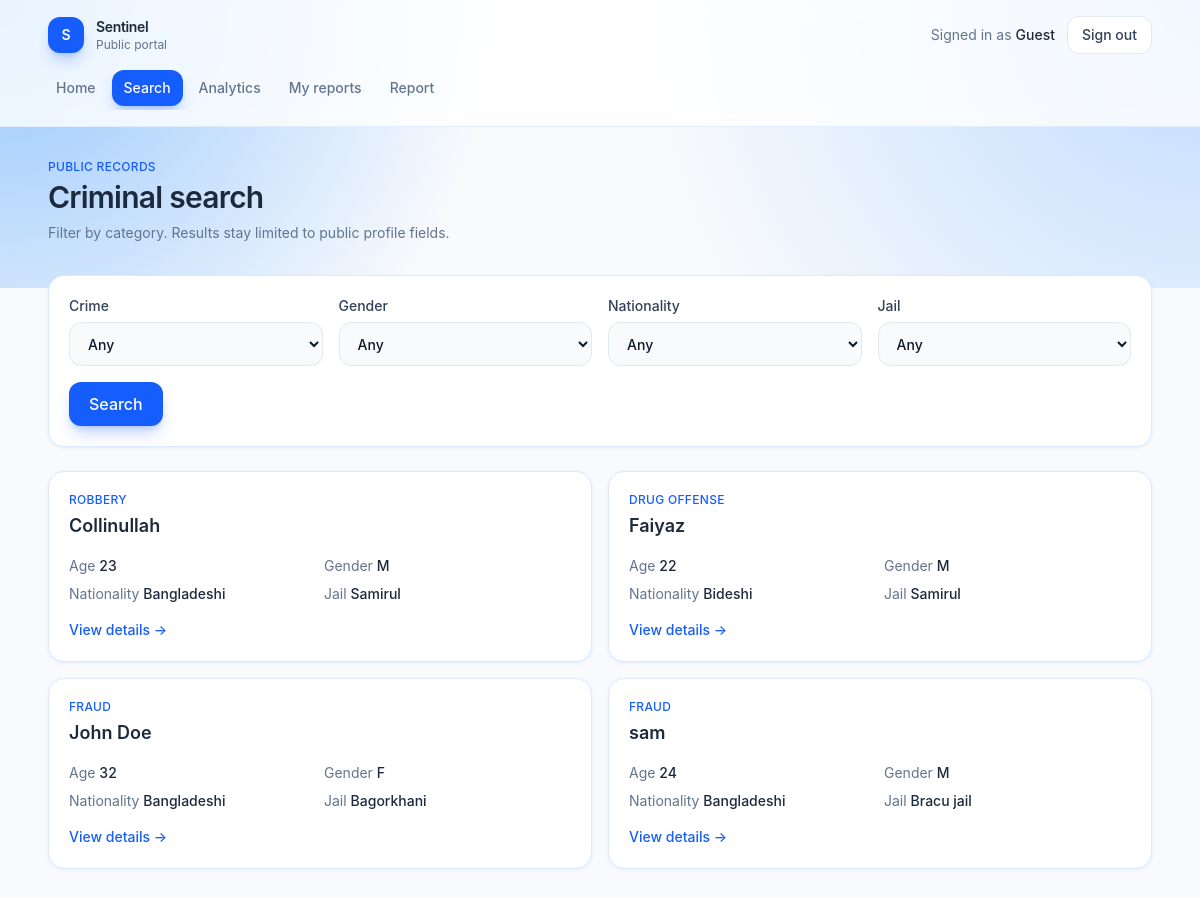
The page /search (signed in) on the database its author committed.
### tables this page shows
CREATE TABLE Criminal (
    CID INTEGER PRIMARY KEY,
    Name TEXT NOT NULL,
    Age INTEGER,
    Crime TEXT,
    Height REAL,
    Gender TEXT,
    Nationality TEXT,
    JID INTEGER,
    time_sentenced TEXT,
    FOREIGN KEY (JID) REFERENCES Jail(JID)
);

CREATE TABLE Jail (
    JID INTEGER PRIMARY KEY,
    Name TEXT NOT NULL,
    Location TEXT,
    Capacity INTEGER
);

### app.py (the view)
@app.route("/search" , methods=["GET"])
def search_criminals():
    if not check_login():
                return redirect("/login")
    db = get_db()
    crimes = db.execute("SELECT DISTINCT Crime FROM CRIMINAL").fetchall()
    genders = db.execute("SELECT DISTINCT Gender FROM CRIMINAL").fetchall()
    nationalities = db.execute("SELECT DISTINCT Nationality FROM CRIMINAL").fetchall()
    jail = db.execute("SELECT * FROM JAIL").fetchall()
    crime = request.args.get("crime") or ""
    gender = request.args.get("gender") or ""
    nationality = request.args.get("nationality") or ""
    jail_id = request.args.get("jail_id") or ""
    query = "SELECT c.*, j.Name as jail_name FROM CRIMINAL c LEFT JOIN JAIL j ON c.JID = j.JID where 1=1"
    params = []
    if crime:
        query += " AND c.Crime = ?"
        params.append(crime)
    if gender:
        query += " AND c.Gender = ?"
        params.append(gender)
    if nationality:
        query += " AND c.Nationality = ?"
        params.append(nationality)
    if jail_id:
        query += " AND c.JID = ?"
        params.append(jail_id)
    criminals = db.execute(query, params).fetchall()
    filters = {
            "crime": crimes,
            "gender": genders,
            "nationality": nationalities,
            "jail_id": jail_id
        }
    return render_template("search.html", results=criminals, jails=jail, crimes=crimes, genders=genders, nationalities=nationalities, filters=filters)

### app.py (called while the page is built)
def get_db():
    if "db" not in g:
        g.db = sqlite3.connect(app.config["DATABASE"])
        g.db.row_factory = sqlite3.Row
    return g.db

def check_login():
    if session.get("loggedin_UID") is None:
        return False
    return True

### templates/search.html (shortened to what this page needs)
{% extends "app.html" %}
{% set filters = filters if filters is defined else {"crime": "", "gender": "", "nationality": "", "jail_id": ""} %}
{% set crimes = crimes if crimes is defined else ["Theft", "Fraud", "Assault", "Robbery", "Drug offense", "Other"] %}
{% set nationalities = nationalities if nationalities is defined else ["Bangladeshi", "Other"] %}
{% set jails = jails if jails is defined else [{"JID": 1, "Name": "Dhaka Central Jail"}, {"JID": 2, "Name": "Kashimpur Central Jail"}] %}
{% set results = results if results is defined else [
    {"CID": 101, "Name": "Karim Uddin", "Age": 31, "Crime": "Theft", "Gender": "M", "Nationality": "Bangladeshi", "jail_name": "Dhaka Central Jail"},
    {"CID": 103, "Name": "Faruk Hossain", "Age": 42, "Crime": "Robbery", "Gender": "M", "Nationality": "Bangladeshi", "jail_name": "Dhaka Central Jail"},
] %}
{% block page %}
<div class="mb-8">
    <p class="text-xs font-medium uppercase tracking-wide text-blue-600">Public records</p>
    <h1 class="mt-1 text-3xl font-semibold tracking-tight text-slate-800">Criminal search</h1>
    <p class="mt-2 text-sm text-slate-500">Filter by category. Results stay limited to public profile fields.</p>
</div>
<article class="rounded-2xl border border-blue-100 bg-white p-5 shadow-sm shadow-blue-100/50">
    <form action="{{ url_for('search_criminals') }}" method="get" class="grid gap-4 sm:grid-cols-2 lg:grid-cols-4">
        <label class="flex flex-col gap-1.5 text-sm font-medium text-slate-700">
            Crime
            <select name="crime" class="h-11 rounded-xl border border-slate-200 bg-slate-50 px-3.5 outline-none focus:border-blue-500 focus:bg-white focus:ring-4 focus:ring-blue-100">
                <option value="">Any</option>
            </select>
        </label>
        <label class="flex flex-col gap-1.5 text-sm font-medium text-slate-700">
            Gender
            <select name="gender" class="h-11 rounded-xl border border-slate-200 bg-slate-50 px-3.5 outline-none focus:border-blue-500 focus:bg-white focus:ring-4 focus:ring-blue-100">
                <option value="">Any</option>
            </select>
        </label>
        <label class="flex flex-col gap-1.5 text-sm font-medium text-slate-700">
            Nationality
            <select name="nationality" class="h-11 rounded-xl border border-slate-200 bg-slate-50 px-3.5 outline-none focus:border-blue-500 focus:bg-white focus:ring-4 focus:ring-blue-100">
                <option value="">Any</option>
            </select>
        </label>
        <label class="flex flex-col gap-1.5 text-sm font-medium text-slate-700">
            Jail
            <select name="jail_id" class="h-11 rounded-xl border border-slate-200 bg-slate-50 px-3.5 outline-none focus:border-blue-500 focus:bg-white focus:ring-4 focus:ring-blue-100">
                <option value="">Any</option>
            </select>
        </label>
        <div class="sm:col-span-2 lg:col-span-4">
            <button type="submit" class="h-11 rounded-xl bg-blue-600 px-5 font-medium text-white shadow-lg shadow-blue-600/25 transition hover:bg-blue-700">Search</button>
        </div>
    </form>
</article>
<section class="mt-6 grid gap-4 sm:grid-cols-2">
    {% if results %}
        {% for person in results %}
        <article class="rounded-2xl border border-blue-100 bg-white p-5 shadow-sm shadow-blue-100/50">
            <p class="text-xs font-medium uppercase tracking-wide text-blue-600">{{ person.Crime or "Unspecified" }}</p>
            <h2 class="mt-1 text-lg font-semibold text-slate-800">{{ person.Name }}</h2>
            <dl class="mt-4 grid grid-cols-2 gap-2 text-sm text-slate-500">
                <div>Age <span class="font-medium text-slate-800">{{ person.Age or "—" }}</span></div>
                <div>Gender <span class="font-medium text-slate-800">{{ person.Gender or "—" }}</span></div>
                <div>Nationality <span class="font-medium text-slate-800">{{ person.Nationality or "—" }}</span></div>
                <div>Jail <span class="font-medium text-slate-800">{{ person.jail_name or "—" }}</span></div>
            </dl>
            <a href="{{ url_for('criminal_detail', cid=person.CID) }}" class="mt-4 inline-flex text-sm font-medium text-blue-600 hover:text-blue-700">View details →</a>
        </article>
        {% endfor %}
    {% else %}
    <article class="rounded-2xl border border-blue-100 bg-white px-5 py-10 text-center text-sm text-slate-500 sm:col-span-2">
        No matching public records.
    </article>
    {% endif %}
</section>
{% endblock %}

### templates/app.html (shortened to what this page needs)
{% extends "layout.html" %}
{% set role = role|default(user.role if user is defined and user else session.get("role", "user")) %}
{% set user_name = user.name if user is defined and user else user_name|default(session.get("name", "Guest")) %}
{% set path = request.path %}
{% block content %}
<div class="min-h-screen bg-slate-50">
    <div class="pointer-events-none absolute inset-x-0 top-0 h-72 bg-[radial-gradient(circle_at_top_left,_#93c5fd_0%,_transparent_40%),radial-gradient(circle_at_top_right,_#bfdbfe_0%,_transparent_45%)]"></div>
    <header class="relative border-b border-blue-100/80 bg-white/80 backdrop-blur">
        <div class="mx-auto flex max-w-6xl flex-col gap-4 px-4 py-4 sm:px-6">
            <div class="flex items-center justify-between">
                <a href="{{ url_for('dashboard') }}" class="flex items-center gap-3">
                    <span class="flex h-9 w-9 items-center justify-center rounded-xl bg-blue-600 text-sm font-semibold text-white shadow-lg shadow-blue-600/25">S</span>
                    <div>
                        <p class="text-sm font-semibold tracking-tight text-slate-800">Sentinel</p>
                        <p class="text-xs text-slate-500">{{ "Police desk" if role == "police" else "Public portal" }}</p>
                    </div>
                </a>
                <div class="flex items-center gap-3">
                    <p class="hidden text-sm text-slate-500 sm:block">Signed in as <span class="font-medium text-slate-800">{{ user_name }}</span></p>
                    <a href="{{ url_for('logout') }}" class="rounded-xl border border-slate-200 bg-white px-3.5 py-2 text-sm font-medium text-slate-700 transition hover:border-blue-200 hover:bg-blue-50 hover:text-blue-700">
                        Sign out
                    </a>
                </div>
            </div>
            <nav class="-mx-1 flex gap-1 overflow-x-auto pb-1 text-sm font-medium">
                {% macro nav_link(href, label, active) %}
                <a
                    href="{{ href }}"
                    class="whitespace-nowrap rounded-xl px-3 py-2 transition {% if active %}bg-blue-600 text-white shadow-lg shadow-blue-600/25{% else %}text-slate-500 hover:bg-blue-50 hover:text-blue-700{% endif %}"
                >{{ label }}</a>
                {% endmacro %}
                {% if role == "police" %}
                    {{ nav_link(url_for("dashboard"), "Dashboard", path == "/dashboard") }}
                    {{ nav_link(url_for("criminals"), "Criminals", path.startswith("/criminals")) }}
                    {{ nav_link(url_for("jails"), "Jails", path.startswith("/jails")) }}
                    {{ nav_link(url_for("officers"), "Officers", path.startswith("/officers")) }}
                    {{ nav_link(url_for("analytics"), "Analytics", path.startswith("/analytics")) }}
                    {{ nav_link(url_for("incidents"), "Cases", path.startswith("/incidents")) }}
                    {{ nav_link(url_for("report_incident"), "Report", path.startswith("/report")) }}
                {% else %}
                    {{ nav_link(url_for("dashboard"), "Home", path == "/dashboard") }}
                    {{ nav_link(url_for("search_criminals"), "Search", path.startswith("/search")) }}
                    {{ nav_link(url_for("analytics"), "Analytics", path.startswith("/analytics")) }}
                    {{ nav_link(url_for("victim_cases"), "My reports", path.startswith("/my-cases")) }}
                    {{ nav_link(url_for("report_incident"), "Report", path.startswith("/report")) }}
                {% endif %}
            </nav>
        </div>
    </header>
    <main class="relative mx-auto max-w-6xl px-4 py-8 sm:px-6">
        {% block page %}{% endblock %}
    </main>
</div>
{% endblock %}

### templates/layout.html (shortened to what this page needs)
<!DOCTYPE html>
<html lang="en">
<head>
    <link rel="stylesheet" href="{{ url_for('static', filename='output.css') }}">
</head>
<body class="min-h-screen bg-slate-50 text-slate-800 antialiased">
    {% block content %}{% endblock %}
</body>
</html>

### rows shown on the page
Criminal: Crime "ROBBERY", Name "Collinullah", Age "23", Gender "M", Nationality "Bangladeshi", Name "Samirul"
Criminal: Crime "DRUG OFFENSE", Name "Faiyaz", Age "22", Gender "M", Nationality "Bideshi", Name "Samirul"
Criminal: Crime "FRAUD", Name "John Doe", Age "32", Gender "F", Nationality "Bangladeshi", Name "Bagorkhani"
Criminal: Crime "FRAUD", Name "sam", Age "24", Gender "M", Nationality "Bangladeshi", Name "Bracu jail"

### other values the page prints
{{ "Police desk" if role == "police" else "Public portal" }} "Public portal"
{{ user_name }} "Guest"
{{ label }} "Home Search Analytics My reports Report"
